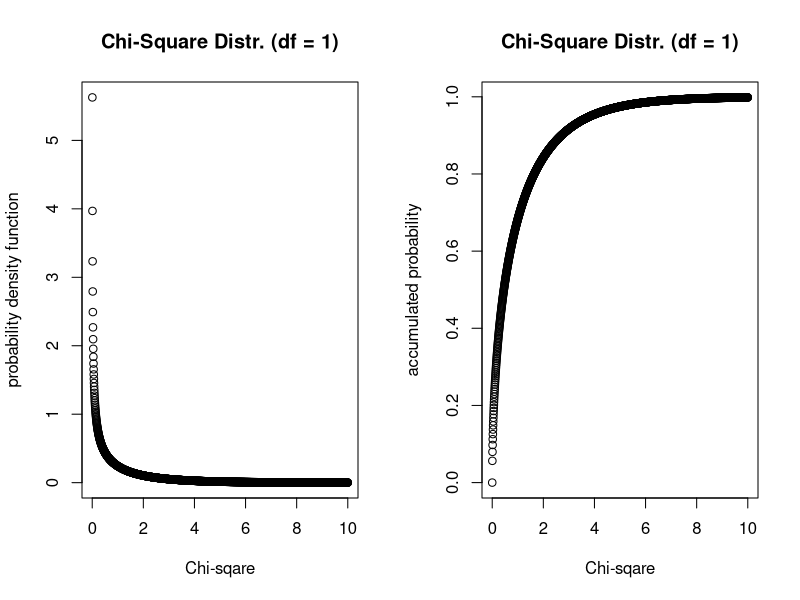

Generate this figure with R: (Note: this script raises an error after producing the figure.)
## ---- chunk 1
knitr::opts_chunk$set(echo = TRUE)
## ---- chunk 2
par(mfrow=c(1,2))
s=seq(0,10,0.005)
plot(s,dchisq(s,1),xlab='Chi-sqare', ylab='probability density function', 
     main = 'Chi-Square Distr. (df = 1)')
plot(s,pchisq(s,1),xlab='Chi-sqare',ylab='accumulated probability',
main = 'Chi-Square Distr. (df = 1)')
#dchisq(1,1)
#pchisq(1,1)
#qchisq(0.95,1)
## ---- chunk 3
knitr::include_graphics("C:/Users/Adminlab/Dropbox/Mi PC (scerdanpt03)/Documents/UAM/BM-2/Exam/Chi-square-table.png")
